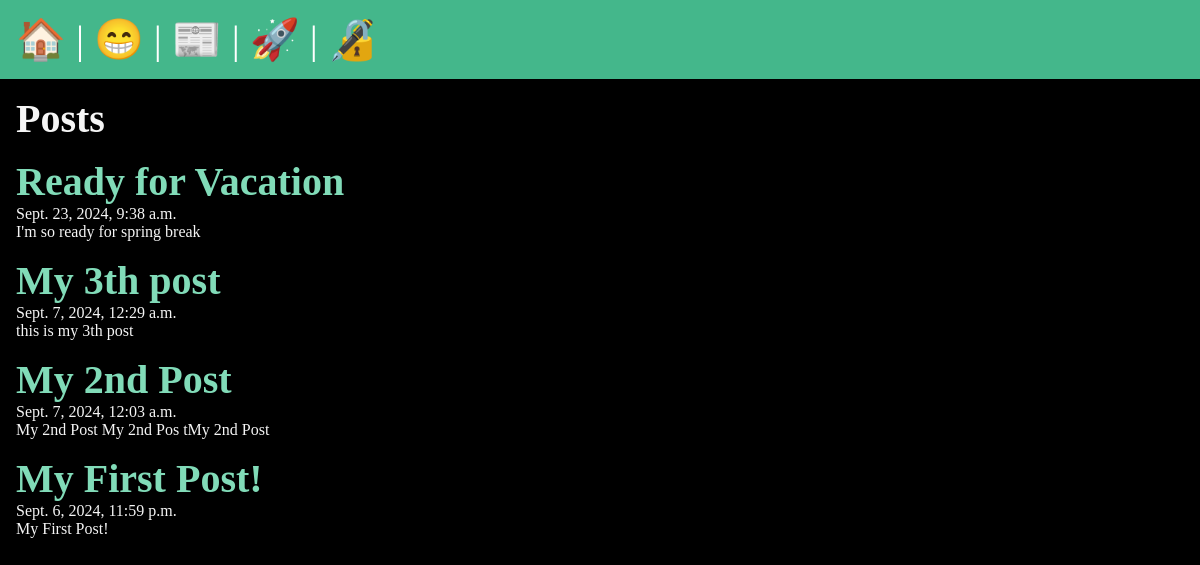
/posts/, run on the app's committed database.
### posts/models.py (models this page shows, shortened)
class Post(models.Model):
    title = models.CharField(max_length=75)
    body = models.TextField()
    slug = models.SlugField()
    date = models.DateTimeField(auto_now_add = True)
    banner = models.ImageField(default='fallback.png', blank=True)

### posts/views.py (the view)
# urls.py: path('', views.posts_list, name='list'),
def posts_list(request):
    posts = Post.objects.all().order_by('-date')
    return render(request,'posts/posts_list.html', {'posts':posts})

### posts/templates/posts/posts_list.html
{% extends "layout.html" %} {% block title %} Posts {% endblock title %}
{%block content %}
<section>
  <h1>Posts</h1>
  {% for post in posts %}
  <article class="post">
    <h2>
      <a href="{% url 'posts:page' slug=post.slug %}"> {{post.title}} </a>
    </h2>
    <p>{{post.date}}</p>
    <p>{{post.body}}</p>
  </article>
  {% endfor %}
</section>
{% endblock content %}

### templates/layout.html (shortened to what this page needs)
<!DOCTYPE html>
{% load static %}
<html lang="en">
  <head>
    <link rel="stylesheet" href="{% static 'css/style.css' %}" />
  </head>
  <body>
    <nav>
      <a href="/"><span role="img" aria-label="Home" title="Home">🏠</span></a>
      |
      <a href="/about"
        ><span role="img" aria-label="About" title="About">😁</span></a
      >
      |
      <a href="{% url 'posts:list' %}"
        ><span role="img" aria-label="Posts" title="Posts">📰</span></a
      >
      | {% if user.is_authenticated %}
      <a href="{% url 'posts:new-post' %}"
        ><span role="img" aria-label="New Post Login" title="New Post"
          >🆕</span
        ></a
      >
      |
      <form class="logout" action="{% url 'users:logout' %}" method="post">
        {% csrf_token %}
        <button
          class="logout-button"
          aria-label="User Logout"
          title="User Logout"
        >
          👋
        </button>
      </form>
      {% else %}
      <a href="{% url 'users:register' %}"
        ><span
          role="img"
          aria-label="User Registration"
          title="User Registration"
          >🚀</span
        ></a
      >
      |
      <a href="{% url 'users:login' %}"
        ><span role="img" aria-label="User Login" title="User Login"
          >🔏</span
        ></a
      >
      {% endif %}
    </nav>
    <main>{% block content %} {% endblock content %}</main>
  </body>
</html>

### static/css/style.css (style rules this page uses)
* { margin: 0; padding: 0; box-sizing: border-box; }
body { min-height: 100vh; background-color: black; color: whitesmoke; font-size: 3rem; }
nav { padding: 1rem; background-color: #44B78B; color: white; font-size: 2.5rem; }
main { padding: 1rem; }
section { display: flex; flex-flow: column; gap: 1rem; }
h1, h2 { font-size: 2.5rem; }
p { font-size: 1rem; }
a { text-decoration: none; color: #81dbb8; }

### data on the page
Post: title "Ready for Vacation", date "Sept. 23, 2024, 9:38 a.m.", body "I'm so ready for spring break"
Post: title "My 3th post", date "Sept. 7, 2024, 12:29 a.m.", body "this is my 3th post"
Post: title "My 2nd Post", date "Sept. 7, 2024, 12:03 a.m.", body "My 2nd Post My 2nd Pos tMy 2nd Post"
Post: title "My First Post!", date "Sept. 6, 2024, 11:59 p.m.", body "My First Post!"
